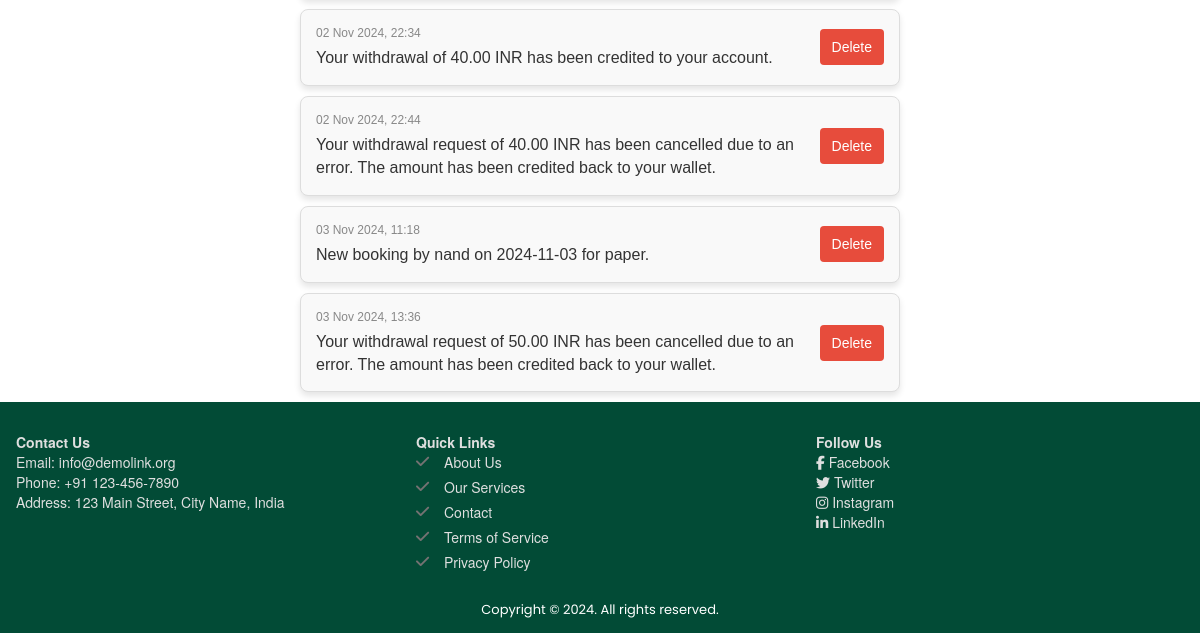
Page /customer/notifications/ (signed in, lower part) on the earlier database version.
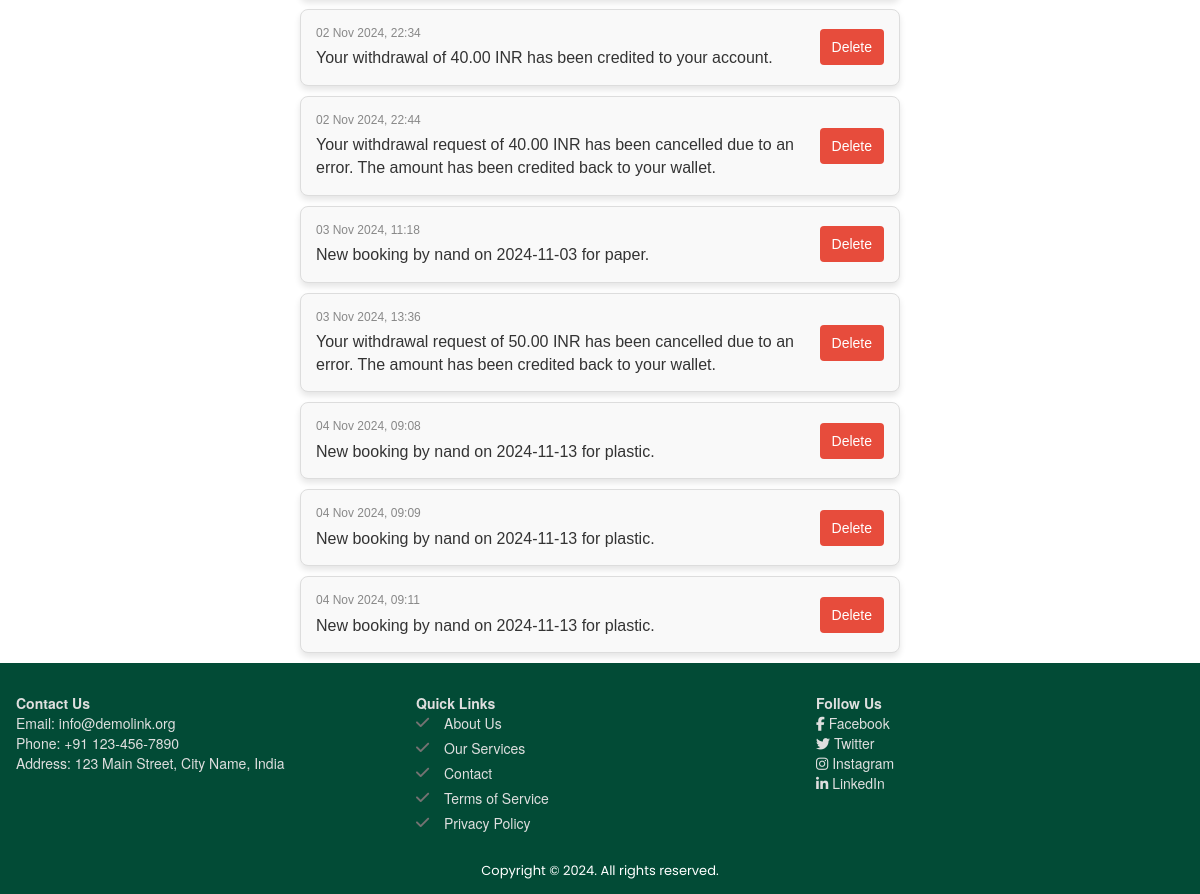
Same page on the later database version.
### core/models.py (models this page shows, shortened)
class Notification(models.Model):
    user = models.ForeignKey(CustomUser, on_delete=models.CASCADE)
    message = models.TextField()
    date = models.DateField(null=True)
    created_at = models.DateTimeField(auto_now_add=True)
    is_fund_transfer = models.BooleanField(default=False)
    amount=models.FloatField(default=0.00,null=True)
    rvid=models.TextField(null=True)

### customer/views.py (the view)
# urls.py: path('notifications/', views.notifications_view, name='notifications'),
def notifications_view(request):
    notifications = Notification.objects.filter(user=request.user)
    return render(request, 'customer/notifications.html', {'notifications': notifications})

### customer/templates/customer/notifications.html (shortened to what this page needs)
{% extends "layout.html" %}
{% load static %}
{% block css %}
    <link rel="stylesheet" href="{% static "css/customer.css" %}">
{% endblock %}
{% block content %}
<div class="notifications-container">
    {% if notifications %}
        <ul class="notification-list">
            {% for notification in notifications %}
                <li class="notification-item">
                    <div class="notification-content">
                        <p class="notification-date">{{ notification.created_at|date:"d M Y, H:i" }}</p>
                        <p class="notification-message">{{ notification.message }}</p>
                    </div>
                    <form method="POST" action="{% url 'core:delete_notification' notification.id %}" class="delete-form">
                        <button type="submit" class="delete-button">Delete</button>
                    </form>
                </li>
            {% endfor %}
        </ul>
    {% else %}
        <p class="no-notifications">No notifications available.</p>
    {% endif %}
</div>
{% endblock %}

Differences in the rows shown:
added Notification: created_at "04 Nov 2024, 09:08", message "New booking by nand on 2024-11-13 for plastic."
added Notification: created_at "04 Nov 2024, 09:09", message "New booking by nand on 2024-11-13 for plastic."
added Notification: created_at "04 Nov 2024, 09:11", message "New booking by nand on 2024-11-13 for plastic."
